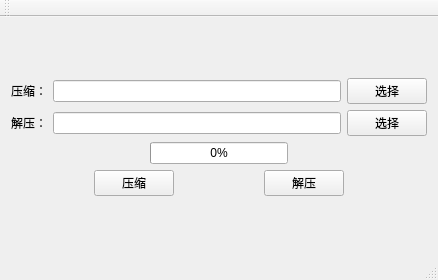
<?xml version="1.0" encoding="UTF-8"?>
<ui version="4.0">
 <class>QtZipToolClass</class>
 <widget class="QMainWindow" name="QtZipToolClass">
  <property name="geometry">
   <rect>
    <x>0</x>
    <y>0</y>
    <width>438</width>
    <height>280</height>
   </rect>
  </property>
  <property name="windowTitle">
   <string>QtZipTool</string>
  </property>
  <widget class="QWidget" name="centralWidget">
   <layout class="QGridLayout" name="gridLayout">
    <item row="0" column="0">
     <layout class="QVBoxLayout" name="verticalLayout">
      <item>
       <layout class="QHBoxLayout" name="horizontalLayout_4">
        <item>
         <widget class="QLabel" name="label">
          <property name="text">
           <string>压缩：</string>
          </property>
         </widget>
        </item>
        <item>
         <widget class="QLineEdit" name="lineEdit_zip">
          <property name="enabled">
           <bool>true</bool>
          </property>
          <property name="echoMode">
           <enum>QLineEdit::Normal</enum>
          </property>
          <property name="readOnly">
           <bool>true</bool>
          </property>
         </widget>
        </item>
        <item>
         <widget class="QPushButton" name="pushButton_sel_zip">
          <property name="text">
           <string>选择</string>
          </property>
         </widget>
        </item>
       </layout>
      </item>
      <item>
       <layout class="QHBoxLayout" name="horizontalLayout_3">
        <item>
         <widget class="QLabel" name="label_2">
          <property name="text">
           <string>解压：</string>
          </property>
         </widget>
        </item>
        <item>
         <widget class="QLineEdit" name="lineEdit_unzip">
          <property name="enabled">
           <bool>true</bool>
          </property>
          <property name="readOnly">
           <bool>true</bool>
          </property>
         </widget>
        </item>
        <item>
         <widget class="QPushButton" name="pushButton_sel_unzip">
          <property name="text">
           <string>选择</string>
          </property>
         </widget>
        </item>
       </layout>
      </item>
      <item>
       <layout class="QHBoxLayout" name="horizontalLayout_2">
        <item>
         <spacer name="horizontalSpacer_4">
          <property name="orientation">
           <enum>Qt::Horizontal</enum>
          </property>
          <property name="sizeHint" stdset="0">
           <size>
            <width>40</width>
            <height>20</height>
           </size>
          </property>
         </spacer>
        </item>
        <item>
         <widget class="QProgressBar" name="progressBar">
          <property name="toolTip">
           <string>进度</string>
          </property>
          <property name="value">
           <number>0</number>
          </property>
         </widget>
        </item>
        <item>
         <spacer name="horizontalSpacer_5">
          <property name="orientation">
           <enum>Qt::Horizontal</enum>
          </property>
          <property name="sizeHint" stdset="0">
           <size>
            <width>40</width>
            <height>20</height>
           </size>
          </property>
         </spacer>
        </item>
       </layout>
      </item>
      <item>
       <layout class="QHBoxLayout" name="horizontalLayout">
        <item>
         <spacer name="horizontalSpacer_2">
          <property name="orientation">
           <enum>Qt::Horizontal</enum>
          </property>
          <property name="sizeHint" stdset="0">
           <size>
            <width>40</width>
            <height>20</height>
           </size>
          </property>
         </spacer>
        </item>
        <item>
         <widget class="QPushButton" name="pushButton_zip">
          <property name="toolTip">
           <string>执行压缩</string>
          </property>
          <property name="text">
           <string>压缩</string>
          </property>
         </widget>
        </item>
        <item>
         <spacer name="horizontalSpacer">
          <property name="orientation">
           <enum>Qt::Horizontal</enum>
          </property>
          <property name="sizeHint" stdset="0">
           <size>
            <width>40</width>
            <height>20</height>
           </size>
          </property>
         </spacer>
        </item>
        <item>
         <widget class="QPushButton" name="pushButton_unzip">
          <property name="toolTip">
           <string>执行解压</string>
          </property>
          <property name="text">
           <string>解压</string>
          </property>
         </widget>
        </item>
        <item>
         <spacer name="horizontalSpacer_3">
          <property name="orientation">
           <enum>Qt::Horizontal</enum>
          </property>
          <property name="sizeHint" stdset="0">
           <size>
            <width>40</width>
            <height>20</height>
           </size>
          </property>
         </spacer>
        </item>
       </layout>
      </item>
     </layout>
    </item>
   </layout>
  </widget>
  <widget class="QMenuBar" name="menuBar">
   <property name="geometry">
    <rect>
     <x>0</x>
     <y>0</y>
     <width>438</width>
     <height>23</height>
    </rect>
   </property>
  </widget>
  <widget class="QToolBar" name="mainToolBar">
   <attribute name="toolBarArea">
    <enum>TopToolBarArea</enum>
   </attribute>
   <attribute name="toolBarBreak">
    <bool>false</bool>
   </attribute>
  </widget>
  <widget class="QStatusBar" name="statusBar"/>
 </widget>
 <layoutdefault spacing="6" margin="11"/>
 <resources>
  <include location="QtZipTool.qrc"/>
 </resources>
 <connections/>
</ui>
